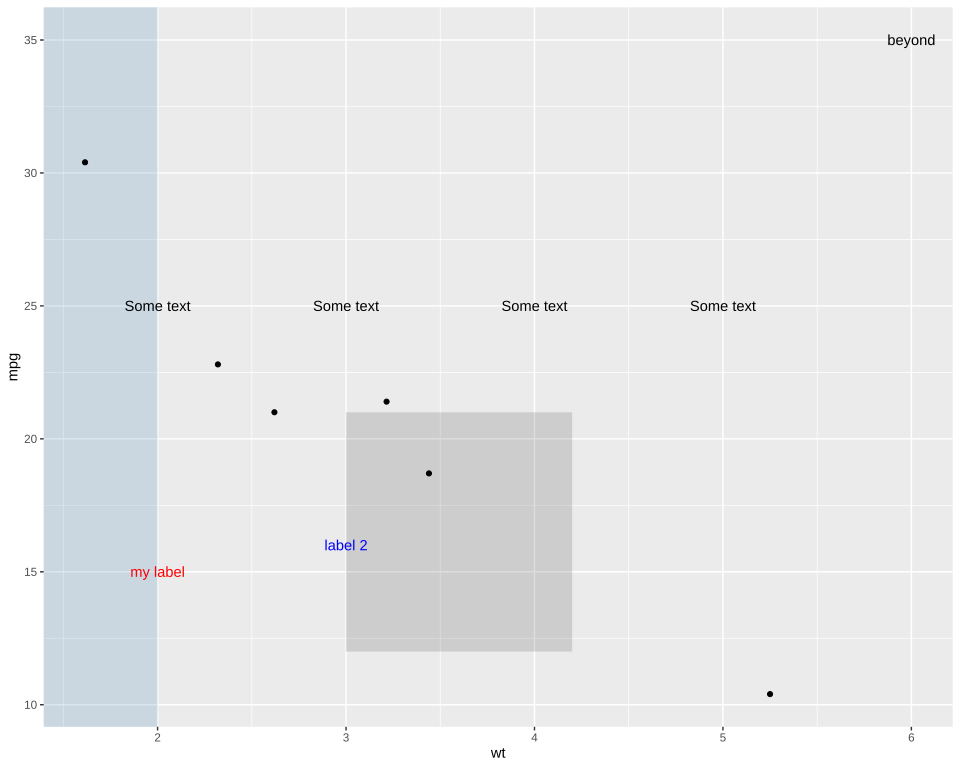

Write R code to recreate this figure.
# The plot test/golden/annotate.svg draws, drawn by ggplot2 itself, as ggplot2's own visual tests
# draw their snapshots: the independent check on that golden whenever it changes. The suite never
# runs this; it needs R, ggplot2 and vdiffr, saved as the Docker image giggly-r:ggplot2-4.0.3. From
# the repository's root:
#
#   docker run --rm -v "$PWD/test/golden":/golden:ro giggly-r:ggplot2-4.0.3 \
#     Rscript /golden/annotate.R > annotate.ggplot2.svg
#
# and compare the two drawings element by element, as test/golden/point.R describes.
#
# annotate()'s examples on six points: a band shaded from the panel's left edge to x = 2, top to
# bottom, its corners R's -Inf and Inf; the shaded rectangle under the points; the same text at
# each of four places; two labels taken in step with their positions and colours; and a label
# beyond the data, which the x and y axes reach. No annotation titles an axis. First checked with
# ggplot2 4.0.3 and vdiffr 1.0.9: every element matches, the x axis drawn before the y as
# test/golden/point.R describes, and every clip path.

library(ggplot2)

data <- data.frame(
  wt = c(2.62, 2.32, 3.215, 3.44, 5.25, 1.615),
  mpg = c(21, 22.8, 21.4, 18.7, 10.4, 30.4)
)
plot <- ggplot(data, aes(wt, mpg)) +
  annotate("rect", xmin = -Inf, xmax = 2, ymin = -Inf, ymax = Inf, fill = "steelblue", alpha = 0.2) +
  annotate("rect", xmin = 3, xmax = 4.2, ymin = 12, ymax = 21, alpha = .2) +
  geom_point() +
  annotate("text", x = 2:5, y = 25, label = "Some text") +
  annotate("text", x = c(2, 3), y = c(15, 16), label = c("my label", "label 2"),
    colour = c("red", "blue")) +
  annotate("text", x = 6, y = 35, label = "beyond") +
  theme_gray()

file <- tempfile(fileext = ".svg")
vdiffr::write_svg(plot, file)
cat(readLines(file), sep = "\n")
